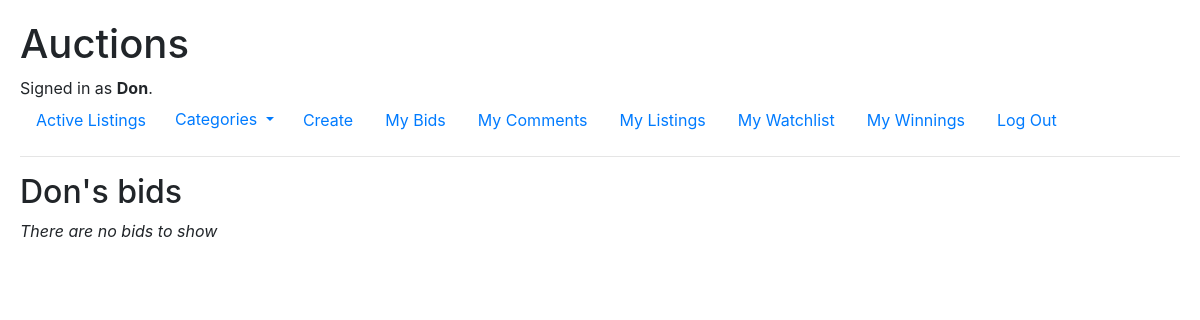
Page /bids (signed in) on the earlier database version.
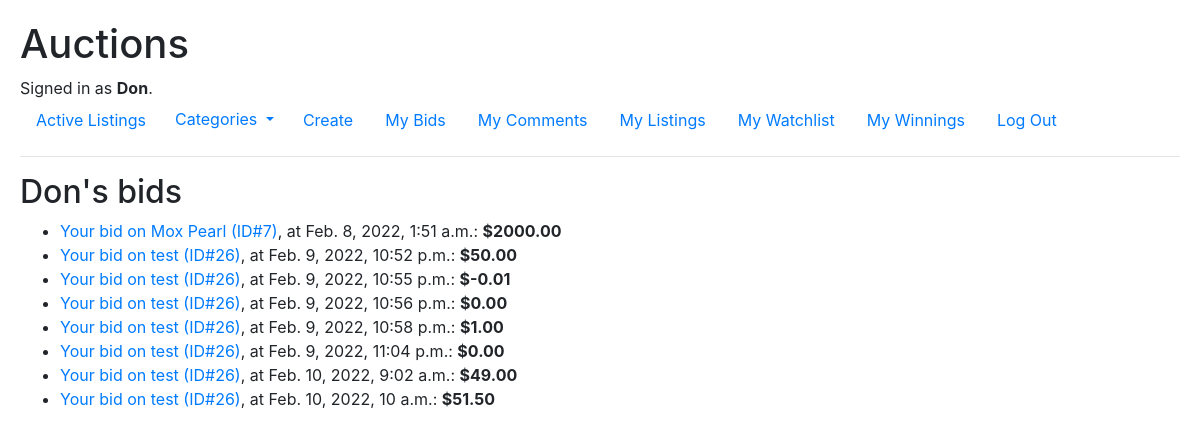
Same page on the later database version.
### auctions/models.py (models this page shows, shortened)
class Bid(Model):
    bid_price = DecimalField(max_digits=9, decimal_places=2)
    bid_time = DateTimeField(auto_now_add=True)
    bidder = ForeignKey(User, on_delete=CASCADE)
    listing = ForeignKey(Listing, on_delete=CASCADE, related_name="auction")

class Listing(Model):
    CATEGORIES = (
        ("BO", "Books, Movies & Music"),
        ("CO", "Collectibles & Art"),
        ("FA", "Fashion"),
        ("OT", "Other"),
    )
    name = CharField(max_length=64)
    category = CharField(choices=CATEGORIES, max_length=2)
    description = TextField(max_length=480)
    image_url = URLField(blank=True)
    list_price = DecimalField(max_digits=9, decimal_places=2)
    is_active = BooleanField()
    lister = ForeignKey(User, on_delete=CASCADE, related_name="lister")
    winner = ForeignKey(User, on_delete=CASCADE, blank=True, null=True)

### auctions/views.py (the view)
# urls.py: path("bids", views.read_my_bids, name="bids"),
@login_required
def read_my_bids(request):
    user = User.objects.get(id=request.user.id)
    bids = Bid.objects.filter(bidder=user).exclude(listing__lister=user)
    return render(request, "auctions/bids.html",{
        "header": f"{user.username}'s bids",
        "bids": bids
    })

### auctions/context_processors.py (called while the page is built)
def add_categories_to_context(request):
    return {"categories": CATEGORIES}

### auctions/templates/auctions/bids.html
{% extends "auctions/layout.html" %}
{% block body %}
<h2>{{header|capfirst}}</h2>
{% if bids %}
<ul>
    {% for bid in bids %}
    <li><a href="{% url 'read' bid.listing.id bid.listing.name %}">Your bid on
        {{bid.listing.name}} (ID#{{bid.listing.id}})</a>, at {{bid.bid_time}}: <strong>${{bid.bid_price}}</strong></li>
    {% endfor %}
</ul>
{% else %}
    <em>There are no bids to show</em>
{% endif %}
{% endblock %}

Differences in the rows shown:
now on this page (row unchanged): Bid: listing.name "Mox Pearl", listing.id "7", bid_time "Feb. 8, 2022, 1:51 a.m.", bid_price "2000.00"
added Bid: listing.name "test", listing.id "26", bid_time "Feb. 9, 2022, 10:52 p.m.", bid_price "50.00"
added Bid: listing.name "test", listing.id "26", bid_time "Feb. 9, 2022, 10:55 p.m.", bid_price "-0.01"
added Bid: listing.name "test", listing.id "26", bid_time "Feb. 9, 2022, 10:56 p.m.", bid_price "0.00"
added Bid: listing.name "test", listing.id "26", bid_time "Feb. 9, 2022, 10:58 p.m.", bid_price "1.00"
added Bid: listing.name "test", listing.id "26", bid_time "Feb. 9, 2022, 11:04 p.m.", bid_price "0.00"
added Bid: listing.name "test", listing.id "26", bid_time "Feb. 10, 2022, 9:02 a.m.", bid_price "49.00"
added Bid: listing.name "test", listing.id "26", bid_time "Feb. 10, 2022, 10 a.m.", bid_price "51.50"
Other differences:
text no longer shown: "There are no bids to show"
